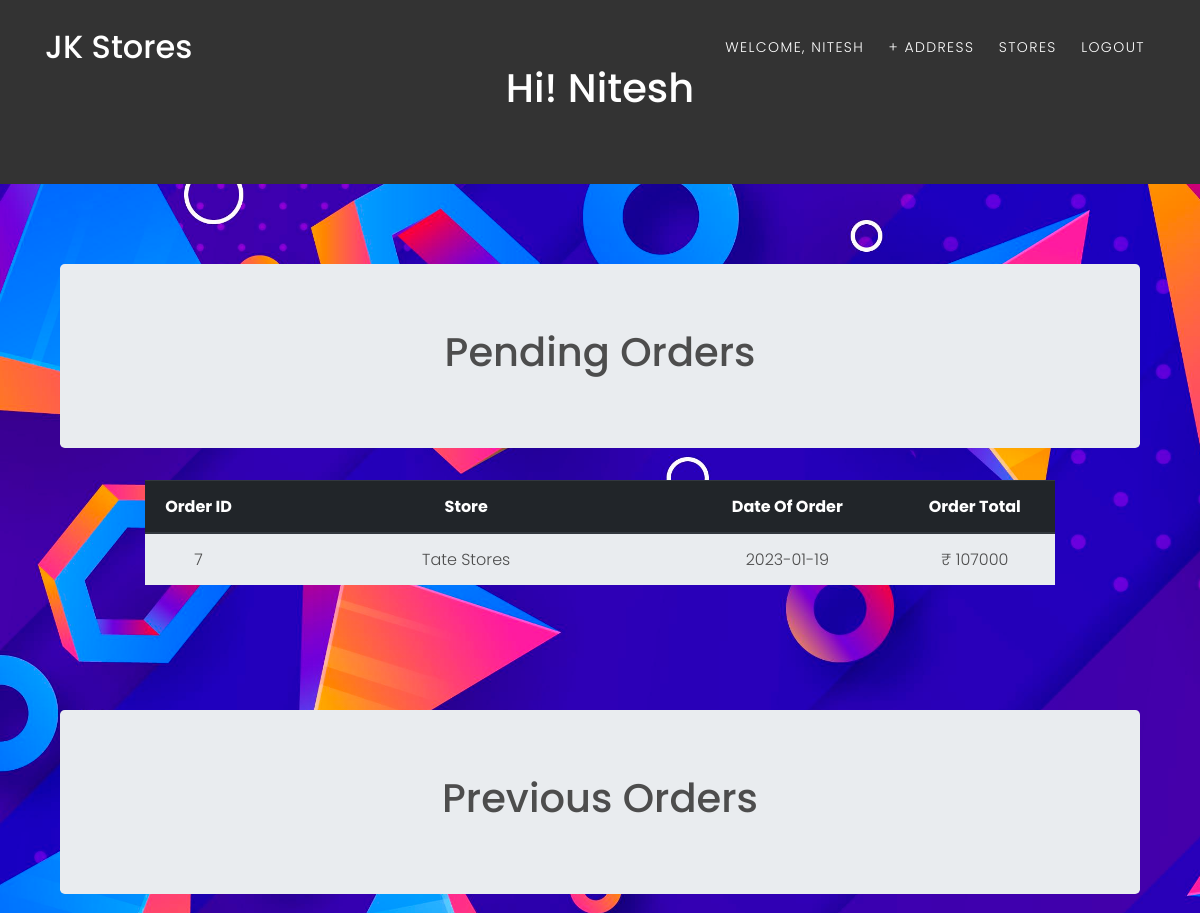
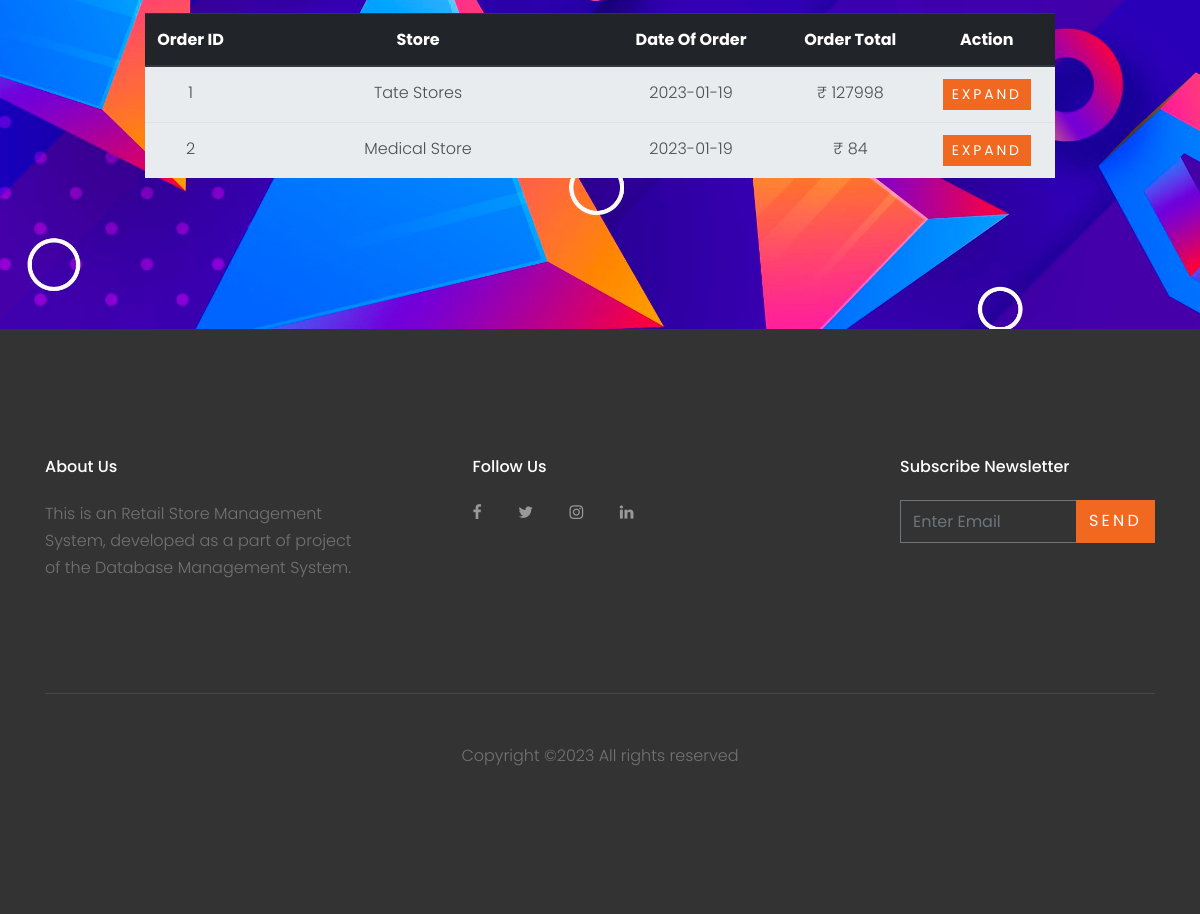
Screenshot of /customer.php (signed in) with the database file from the repository (2 pictures, top to bottom).
### tables this page shows
CREATE TABLE `customer` (
  `username` varchar(30) NOT NULL,
  `name` varchar(30) NOT NULL,
  `email` varchar(30) NOT NULL,
  `password` varchar(30) NOT NULL,
  `contact_no` varchar(30) NOT NULL
);

CREATE TABLE `orders` (
  `ordeS_ID` int(30) NOT NULL,
  `total_price` varchar(30) NOT NULL,
  `order_date` date NOT NULL,
  `order_status` varchar(30) NOT NULL,
  `delivery_address` varchar(70) NOT NULL,
  `username` varchar(30) NOT NULL,
  `S_ID` int(30) NOT NULL
);

CREATE TABLE `store` (
  `S_ID` int(30) NOT NULL,
  `name` varchar(30) NOT NULL,
  `location` varchar(30) NOT NULL,
  `phone_number` varchar(30) NOT NULL,
  `rating` float(2,1) NOT NULL
);

### customer.php (the view, shortened to what this page needs)
<?php
$conn = Connect();
?>
<!DOCTYPE html>
<html lang="en">
  <head>
    <link rel="stylesheet" href="fonts/icomoon/style.css">
    <link rel="stylesheet" href="css/bootstrap.min.css">
    <link rel="stylesheet" href="css/magnific-popup.css">
    <link rel="stylesheet" href="css/jquery-ui.css">
    <link rel="stylesheet" href="css/owl.carousel.min.css">
    <link rel="stylesheet" href="css/owl.theme.default.min.css">
    <link rel="stylesheet" href="css/bootstrap-datepicker.css">
    <link rel="stylesheet" href="fonts/flaticon/font/flaticon.css">
    <link rel="stylesheet" href="css/aos.css">
    <link rel="stylesheet" href="css/style.css">
  </head>
  <body data-spy="scroll" data-target=".site-navbar-target" data-offset="200">
    <header class="site-navbar py-3 js-site-navbar site-navbar-target" role="banner" id="site-navbar">
      <div class="container">
        <div class="row align-items-center">
          <div class="col-11 col-xl-2 site-logo">
            <h1 class="mb-0"><a href="index.php" class="text-white h2 mb-0">JK Stores</a></h1>
          </div>
          <div class="col-12 col-md-10 d-none d-xl-block">
            <nav class="site-navigation position-relative text-right" role="navigation">
              <ul class="site-menu js-clone-nav mx-auto d-none d-lg-block">
                <li><a href="customer.php" class="nav-link">Welcome, <?php echo $_SESSION["login_customer"]?></a></li>
                <li><a href="#" class="nav-link" data-toggle="modal" data-target="#add_address">+ Address</a></li>
                <li><a href="store_choose.php"><span class="glyphicon glyphicon-shopping-cart"></span>Stores</a></li>
                <li><a href="logout.php" class="nav-link">Logout</a></li>
              </ul>
            </nav>
          </div>
          </div>
        </div>
    </header>
    <?php
        if(isset($_SESSION["login_customer"])) {
            $username = $_SESSION["login_customer"];
            $query = "select * from customer where username='".$username."'";
            $result = mysqli_query($conn, $query);
            $row = mysqli_fetch_assoc($result);
            $name = $row["name"];
        }
    ?>
    <div class="jumbotron" style="color: #FFFFFF; margin-bottom: 0rem; background: #333333; border-radius:0rem">
        <div class="container text-center">
            <h1>Hi! <?php echo $name ?></h1>
        </div>
    </div>
    <div class="site-section" id="section-home" style="background-image: url(images/back3.jpg); background-size: cover;">
      <div class="container">
      <div class="row align-items-center justify-content-center text-center">
        <div class="col-md-12" data-aos="fade-up" data-aos-delay="400">
            <div class="container">
                <div class="jumbotron">
                    <h1>Pending Orders</h1>
                </div>
            </div>
            <div class="table-responsive" style="padding-left: 100px; padding-right: 100px;" >
                <table class="table table-striped">
                    <thead class="thead-dark">
                        <tr>
                            <th width="10%">Order ID</th>
                            <th width="40%">Store</th>
                            <th width="20%">Date Of Order</th>
                            <th width="15%">Order Total</th>
                        </tr>
                    </thead>
        <?php
            $username = $_SESSION["login_customer"];
            $query = "select * from orders where username='".$username."' and order_status='PLACED' order by order_date desc";
            $result = mysqli_query($conn,$query);
            if($result) {
                while($row = mysqli_fetch_assoc($result)) {
        ?>
                  <tr style="background-color: #e9ecef">
                      <td><?php echo $row["ordeS_ID"]; ?></td>
                      <?php $query1 = "select name from store where S_ID=".$row["S_ID"].""; $res = mysqli_query($conn,$query1); $res_name = mysqli_fetch_assoc($res); ?>
                      <td><?php echo $res_name["name"] ?></td>
                      <td><?php echo $row["order_date"] ?></td>
                      <td>&#8377; <?php echo $row["total_price"]; ?></td>
                  </tr>
        <?php
                }
            }
        ?>
        </table>
        </div>
        <br><br><br><br>
        <div class="row align-items-center justify-content-center text-center">
            <div class="col-md-12" data-aos="fade-up" data-aos-delay="400">
                <div class="container">
                    <div class="jumbotron">
                        <h1>Previous Orders</h1>
                    </div>
                </div>
                <div class="table-responsive" style="padding-left: 100px; padding-right: 100px;" >
                    <table class="table table-striped">
                        <thead class="thead-dark">
                            <tr>
                                <th width="10%">Order ID</th>
                                <th width="40%">Store</th>
                                <th width="20%">Date Of Order</th>
                                <th width="15%">Order Total</th>
                                <th width="15%">Action</th>
                            </tr>
                        </thead>
            <?php
                $username = $_SESSION["login_customer"];
                $query = "select * from orders where username='".$username."' and order_status='DELIVERED' order by order_date desc";
                $result = mysqli_query($conn,$query);
                if($result) {
                    while($row = mysqli_fetch_assoc($result)) {
            ?>
                      <tr style="background-color: #e9ecef">
                          <td><?php echo $row["ordeS_ID"]; ?></td>
                          <?php $query1 = "select name from store where S_ID=".$row["S_ID"].""; $res = mysqli_query($conn,$query1); $res_name = mysqli_fetch_assoc($res); ?>
                          <td><?php echo $res_name["name"] ?></td>
                          <td><?php echo $row["order_date"] ?></td>
                          <td>&#8377; <?php echo $row["total_price"]; ?></td>
                          <td><button type="button" class="btn btn-primary btn-sm" data-toggle="modal" data-target="#order<?php echo $row['ordeS_ID'] ?>">
                                    Expand
                          </button></td>
                      </tr>
            <?php
                    }
                }
            ?>
            </table>
        </div>
        <br><br>
              </div>
              </div>
            </div>
        </div>
      </div>
    </div>
<footer class="site-footer">
      <div class="container">
        <div class="row">
          <div class="col-md-9">
            <div class="row">
              <div class="col-md-5 mr-auto">
                <h2 class="footer-heading mb-4">About Us</h2>
                <p>This is an Retail Store Management System, developed as a part of project of the Database Management System.</p>
              </div>
              <div class="col-md-6">
                <h2 class="footer-heading mb-4">Follow Us</h2>
                <a href="#" class="pl-0 pr-3"><span class="icon-facebook"></span></a>
                <a href="#" class="pl-3 pr-3"><span class="icon-twitter"></span></a>
                <a href="#" class="pl-3 pr-3"><span class="icon-instagram"></span></a>
                <a href="#" class="pl-3 pr-3"><span class="icon-linkedin"></span></a>
              </div>
            </div>
          </div>
          <div class="col-md-3">
            <h2 class="footer-heading mb-4">Subscribe Newsletter</h2>
            <form action="#" method="post">
              <div class="input-group mb-3">
                <input type="text" class="form-control border-secondary text-white bg-transparent" placeholder="Enter Email" aria-label="Enter Email" aria-describedby="button-addon2">
                <div class="input-group-append">
                  <button class="btn btn-primary text-white" type="button" id="button-addon2">Send</button>
                </div>
              </div>
            </form>
          </div>
        </div>
        <div class="row pt-5 mt-5 text-center">
          <div class="col-md-12">
            <div class="border-top pt-5">
              <p>
            Copyright &copy;<script>document.write(new Date().getFullYear());</script> All rights reserved
            </p>
            </div>
          </div>
        </div>
      </div>
    </footer>
  </body>
</html>

### css/style.css (style rules this page uses)
body { line-height: 1.7; color: #4d4d4d; font-weight: 300; font-size: 1rem; }
a { -webkit-transition: .3s all ease; -o-transition: .3s all ease; transition: .3s all ease; }
h1, h2, h3, h4, h5, .h1, .h2, .h3, .h4, .h5 { font-family: "Poppins", -apple-system, BlinkMacSystemFont, "Segoe UI", Roboto, "Helvetica Neue", Arial, sans-serif, "Apple Color Emoji", "Segoe UI Emoji", "Segoe UI Symbol", "Noto Color Emoji"; }
.btn { text-transform: uppercase; letter-spacing: .2em; border-radius: 0; }
.form-control { height: 43px; border-radius: 0; }
.site-section { padding: 2.5em 0; }
@media (min-width: 768px) { .site-section { padding: 5em 0; } }
.border-top { border-top: 1px solid #edf0f5 !important; }
.site-footer { padding: 4em 0; background: #333333; }
@media (min-width: 768px) { .site-footer { padding: 8em 0; } }
.site-footer .border-top { border-top: 1px solid rgba(255, 255, 255, 0.1) !important; }
.site-footer p { color: #737373; }
.site-footer h2, .site-footer h3, .site-footer h4, .site-footer h5 { color: #fff; }
.site-footer a { color: #999999; }
.site-footer .footer-heading { font-size: 16px; color: #fff; }
.site-navbar { margin-bottom: 0px; z-index: 1999; position: absolute; width: 100%; }
.site-navbar .site-logo { position: relative; top: -4px; }
.site-navbar .site-logo a { color: #fff; }
.site-navbar .site-navigation .site-menu { margin-bottom: 0; }
.site-navbar .site-navigation .site-menu a { text-decoration: none !important; display: inline-block; text-transform: uppercase; letter-spacing: .1em; font-size: 14px; }
.site-navbar .site-navigation .site-menu > li { display: inline-block; padding: 10px 10px; }
.site-navbar .site-navigation .site-menu > li > a { padding: 10px 0px; color: #fff; text-decoration: none !important; }

### rows the page displays
customer: name "Nitesh"
orders: ordeS_ID "7", S_ID.name "Tate Stores", order_date "2023-01-19", total_price "107000"
orders: ordeS_ID "1", S_ID.name "Tate Stores", order_date "2023-01-19", total_price "127998"
orders: ordeS_ID "2", S_ID.name "Medical Store", order_date "2023-01-19", total_price "84"

### other values shown
$_SESSION["login_customer"] "NITESH"
